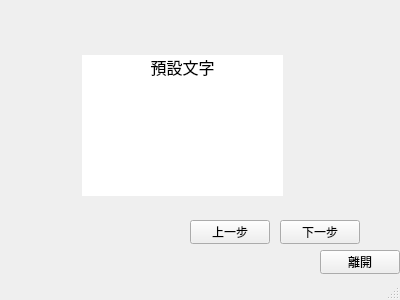
<?xml version="1.0" encoding="UTF-8"?>
<ui version="4.0">
 <class>MainWindow</class>
 <widget class="QMainWindow" name="MainWindow">
  <property name="geometry">
   <rect>
    <x>0</x>
    <y>0</y>
    <width>400</width>
    <height>300</height>
   </rect>
  </property>
  <property name="windowTitle">
   <string>MainWindow</string>
  </property>
  <widget class="QWidget" name="centralwidget">
   <widget class="QPushButton" name="startButton">
    <property name="geometry">
     <rect>
      <x>130</x>
      <y>80</y>
      <width>121</width>
      <height>51</height>
     </rect>
    </property>
    <property name="font">
     <font>
      <pointsize>20</pointsize>
      <bold>true</bold>
     </font>
    </property>
    <property name="text">
     <string>開始游戲</string>
    </property>
   </widget>
   <widget class="QPushButton" name="button_quit">
    <property name="geometry">
     <rect>
      <x>320</x>
      <y>250</y>
      <width>80</width>
      <height>24</height>
     </rect>
    </property>
    <property name="text">
     <string>離開</string>
    </property>
   </widget>
   <widget class="QLabel" name="maintext">
    <property name="geometry">
     <rect>
      <x>82</x>
      <y>55</y>
      <width>201</width>
      <height>141</height>
     </rect>
    </property>
    <property name="font">
     <font>
      <pointsize>12</pointsize>
     </font>
    </property>
    <property name="autoFillBackground">
     <bool>false</bool>
    </property>
    <property name="styleSheet">
     <string notr="true">QLabel { background: white }</string>
    </property>
    <property name="text">
     <string>預設文字</string>
    </property>
    <property name="alignment">
     <set>Qt::AlignHCenter|Qt::AlignTop</set>
    </property>
   </widget>
   <widget class="QPushButton" name="backButton">
    <property name="geometry">
     <rect>
      <x>190</x>
      <y>220</y>
      <width>80</width>
      <height>24</height>
     </rect>
    </property>
    <property name="text">
     <string>上一步</string>
    </property>
   </widget>
   <widget class="QPushButton" name="nextButton">
    <property name="geometry">
     <rect>
      <x>280</x>
      <y>220</y>
      <width>80</width>
      <height>24</height>
     </rect>
    </property>
    <property name="text">
     <string>下一步</string>
    </property>
   </widget>
  </widget>
  <widget class="QStatusBar" name="statusbar"/>
 </widget>
 <resources/>
 <connections>
  <connection>
   <sender>button_quit</sender>
   <signal>clicked()</signal>
   <receiver>MainWindow</receiver>
   <slot>close()</slot>
   <hints>
    <hint type="sourcelabel">
     <x>359</x>
     <y>261</y>
    </hint>
    <hint type="destinationlabel">
     <x>199</x>
     <y>149</y>
    </hint>
   </hints>
  </connection>
 </connections>
</ui>
